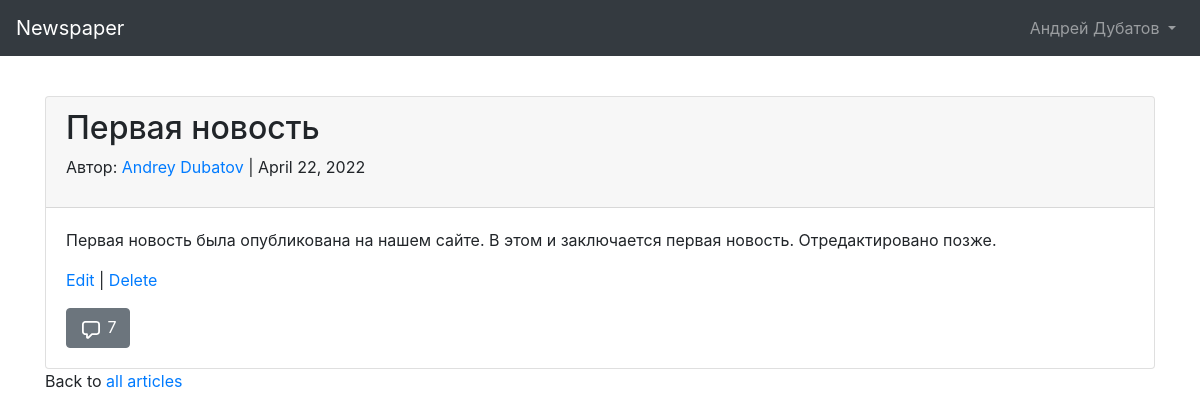
/news/1 (signed in), run on the app's committed database.
### users/models.py (models this page shows)
class CustomUser(AbstractUser):
    age = models.PositiveIntegerField(null=True, blank=True)
    def __str__(self):
        return f'{self.first_name} {self.last_name}'

### news/models.py (models this page shows, shortened)
class Article(models.Model):
    title = models.CharField(max_length=255)
    body = models.TextField()
    author = models.ForeignKey(get_user_model(), on_delete=models.CASCADE)
    pub_date = models.DateField(auto_now_add=True)

### news/views.py (the view, shortened to what this page needs)
# urls.py: path('news/<int:pk>', NewsDetailView.as_view(), name='news_detail'),
class NewsDetailView(LoginRequiredMixin, FormMixin, DetailView):
    model = Article
    template_name = "news_detail.html"
    login_url = 'login'
    form_class = CreateCommentForm
    def get_context_data(self, **kwargs):
        context = super().get_context_data(**kwargs)
        form = CreateCommentForm()
        context['form'] = form
        return context

### news/models.py (called while the page is built)
    def __str__(self):
        return self.comment

### templates/news_detail.html (shortened to what this page needs)
{% extends 'base.html' %}
{% load crispy_forms_tags %}
{% block content %}
<div class="card">
    <div class="card-header">
        <h2>{{ object.title }}</h2>
        <p>Автор: <a class="link-secondary" href="{% url 'user_detail' object.author.pk %}">{{ object.author }}</a> | {{ object.pub_date }}</p>
    </div>
    <div class="card-body">
        <p>{{ object.body }}</p>
        <p>
            <a href="{% url 'news_update' article.pk %}">Edit</a> |
            <a href="{% url 'news_delete' article.pk %}">Delete</a>
        </p>
        <a class="btn btn-secondary" data-bs-toggle="collapse" href="#collapse{{ article.pk }}"
                            role="button" aria-expanded="false" aria-controls="collapse{{ article.pk }}">
                            {{ article.comments.count }}
                            </a>
    </div>
</div>
<p class="fs-1">Back to <a href="{% url 'news_list' %}">all articles</a></p>
{% endblock content %}

### templates/base.html (shortened to what this page needs)
<!doctype html>
<html lang="en"> <head>
<link rel="stylesheet" href="https://stackpath.bootstrapcdn.com/bootstrap/4.1.3/css/bootstrap.min.css"
crossorigin="anonymous">
<title>{% block title %}Newspaper App{% endblock title %}</title> </head>
<body>
<nav class="navbar navbar-expand-md navbar-dark bg-dark mb-4">
     <a class="navbar-brand" href="{% url 'home' %}">Newspaper</a>
<div class="collapse navbar-collapse" id="navbarCollapse">
{% if user.is_authenticated %} <ul class="navbar-nav ml-auto">
<li class="nav-item">
<a class="nav-link dropdown-toggle" href="#" id="userMenu"
                data-toggle="dropdown" aria-haspopup="true"
                aria-expanded="false">
                {% if user.first_name or user.last_name %}
                {{ user.first_name }} {{ user.last_name }}
                {% else %}
                {{ user.username }}
                {% endif %}
</a>
 </li>
</ul>
{% else %}
<form class="form-inline ml-auto">
<a href="{% url 'login' %}" class="btn btn-outline-secondary"> Log In</a>
<a href="{% url 'signup' %}" class="btn btn-primary ml-2"> Sign up</a>
</form> {% endif %}
</div> </nav>
<div class="container overflow-hidden py-3">
{% block content %}
{% endblock content %}
</div>
</body> </html>

### data on the page
CustomUser: first_name "Андрей", last_name "Дубатов"
Article: title "Первая новость", author "Andrey Dubatov", pub_date "April 22, 2022", body "Первая новость была опубликована на нашем сайте. В этом и заключается первая новость. Отредактировано позже.", comments.count "7"
